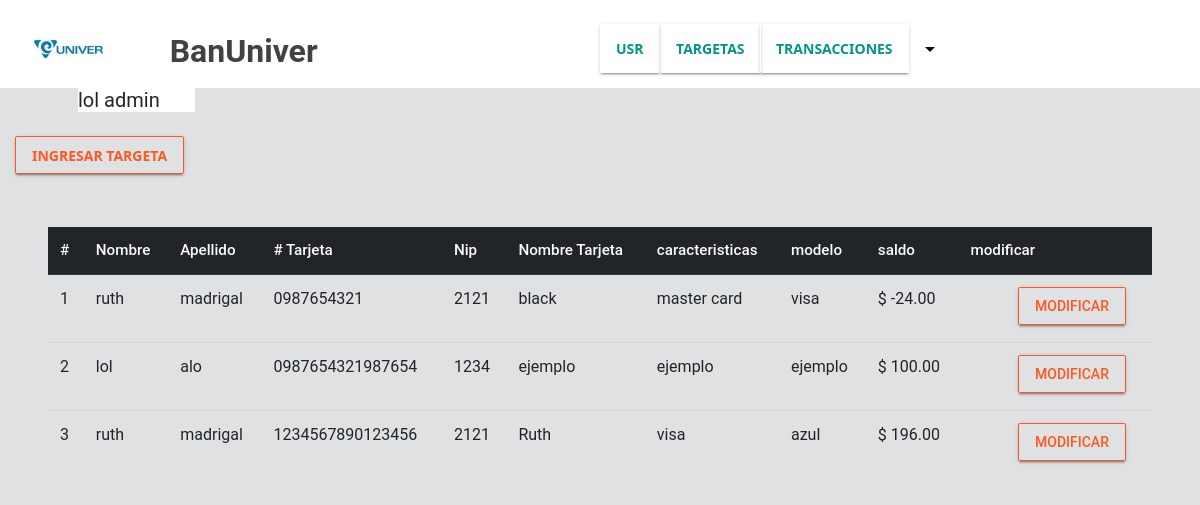
Screenshot of /modulos/paginas/targetas.php (signed in) with the database file from the repository.
### tables this page shows
CREATE TABLE `cliente` (
  `id_cli` int(11) NOT NULL,
  `nom_cli` text NOT NULL,
  `ap_cli` text NOT NULL,
  `cor_cli` text NOT NULL,
  `telefono` text NOT NULL,
  `activo` int(1) NOT NULL,
  `roll` int(1) NOT NULL,
  `referencia1` text NOT NULL,
  `referencia2` text NOT NULL,
  `referencia3` text NOT NULL,
  `ref_tel1` text NOT NULL,
  `ref_tel2` text NOT NULL,
  `ref_tel3` text NOT NULL,
  `fecha_nacim` date NOT NULL,
  `genero` int(1) NOT NULL,
  `nip` int(4) NOT NULL
);

CREATE TABLE `targeta` (
  `id_tar` int(11) NOT NULL,
  `id_cli` int(11) NOT NULL,
  `numero_tar` text NOT NULL,
  `nom_tar` text NOT NULL,
  `fecha_tramite` datetime NOT NULL,
  `nip` int(4) NOT NULL,
  `caracteristicas` text NOT NULL,
  `modelo` text NOT NULL,
  `saldo` decimal(20,2) NOT NULL
);

### modulos/config.php (called while the page is built, shortened)
<?php
    $raiz = "http://localhost/BanMod/";

### class/database.php (called while the page is built)
<?php
    class database{
        private $host = "localhost";
        private $usuario = "root";
        private $contrasenia = "";
        private $nombreDeLaBaseDeDatos = "BanUniver";
        public function obtenerConexion(){
            $conexion  = new PDO("mysql:host=$this->host;dbname=$this->nombreDeLaBaseDeDatos;charset=utf8;",$this->usuario, $this->contrasenia);
            $conexion->setAttribute(PDO::ATTR_ERRMODE,PDO::ERRMODE_EXCEPTION);
            return $conexion;
        }
    }

### class/consultas.php (called while the page is built, shortened)
<?php
    class consultas{
        public function getDataUser( $idUser ) {
            $sql = "SELECT nom_cli FROM cliente WHERE id_cli = '$idUser'";
            $response = null;
            try{
                $claseConexion = new database();
                $stmt = $claseConexion->obtenerConexion()->query($sql);
                $response  = $stmt->fetch();
            }catch(PDOEXCEPTION $e){
                $response =  '{"error":{"text":'. $e->getMessage() .'}}';
            }
            return $response;
        }
    }

### modulos/paginas/targetas.php (the view, shortened to what this page needs)
<?php
    include '../config.php';
    include '../../class/database.php';
    include '../../class/consultas.php';
?>
    <?php if(isset($_SESSION["uid"])): ?>
    <?php
            $claseConsultas = new consultas();
            $currentUser = $claseConsultas->getDataUser($_SESSION["uid"]);
        ?>
        <?php $titulo = $currentUser['nom_cli'].' admin'; $mostrarMenuRoot = true; include "../componentes/header-admin.php"; ?>
<div class="col-12 mt-3">
    <button type="button" class="btn btn-raised btn-outline-warning font-family" data-toggle="modal"
        data-target="#exampleModalLong">
        ingresar targeta
    </button>
</div>
<table class="table ml-5 mr-5"  style="margin-top: 3rem;">
  <thead class="thead-dark">
    <tr>
      <th scope="col">#</th>
      <th scope="col">Nombre</th>
      <th scope="col">Apellido</th>
      <th scope="col"># Tarjeta</th>
      <th scope="col">Nip</th>
      <th scope="col">Nombre Tarjeta</th>
      <th scope="col">caracteristicas</th>
      <th scope="col">modelo</th>
      <th scope="col">saldo</th>
      <th scope="col">modificar</th>
    </tr>
  </thead>
  <tbody>
    <?php
        $sql = "SELECT cliente.nom_cli, cliente.ap_cli, targeta.numero_tar, cliente.nip, targeta.nom_tar, targeta.caracteristicas, targeta.modelo, targeta.saldo
                FROM cliente
                INNER JOIN targeta
                ON targeta.id_cli = cliente.id_cli";
                $claseConexion = new database();
                $stmt = $claseConexion->obtenerConexion()->query($sql);
                $datos = $stmt->fetchAll();
                $cont = 1;
    ?>
        <?php foreach($datos as $dato):?>
    <tr>
            <td><?php echo $cont++?></td>
            <td><?php echo $dato['nom_cli']?></td>
            <td><?php echo $dato['ap_cli']?></td>
            <td><?php echo $dato['numero_tar']?></td>
            <td><?php echo $dato['nip']?></td>
            <td><?php echo $dato['nom_tar']?></td>
            <td><?php echo $dato['caracteristicas']?></td>
            <td><?php echo $dato['modelo']?></td>
            <td><?php echo '$  '.$dato['saldo']?></td>
            <td>
            <button type="button" class="btn btn-raised btn-outline-warning ml-5" data-toggle="modal" data-target="#">
                            modificar
                            </button>
            </td>
    </tr>
        <?php endforeach;?>
  </tbody>
</table>
<?php include "../componentes/footer.php";?>
<?php else:?>
            <p>error 404</p>
    <?php endif;?>

### modulos/componentes/header-admin.php (shortened to what this page needs)
<!DOCTYPE html>
<head>
    <link rel="stylesheet" href="<?php echo $raiz;?>css/all.css">
    <link rel="stylesheet" href="<?php echo $raiz;?>css/bootstrap-material-design.css">
    <link rel="stylesheet" href="<?php echo $raiz;?>css/banco.css">
</head>
<body>
    <main class="bg-gris">
        <?php if( $mostrarMenuRoot ): ?>
        <ul class="nav menu-navegacion bg-color justify-content-center ">
            <div class="container-fluid">
                <div class="row bg-color">
                <div class="col-6 mt-2 text-center">
                        <img class="rounded float-left" src="<?php echo $raiz;?>img/univer.jpg" style="height: 5rem;" alt="">
                        <p class="text-dark font-weight-bold h2 mb-0 mt-4 ml-5 float-left">BanUniver</p>
                    </div>
                    <div class="col-6 mt-2">
                            <div class="row mt-3">
                            <button type="button" class="btn btn-raised font-family"><a href="../paginas/usuarios.php">Usr</a></button>
                                <button type="button" class="btn btn-raised font-family"><a href="../paginas/targetas.php">Targetas</a></button>
                                <button type="button" class="btn btn-raised font-family"><a href="../paginas/transacciones.php">Transacciones</a></button>
                                <li class="nav-item">
                                    <div class="dropdown">
                                        <button class="btn btn-secondary dropdown-toggle mas-opciones bg-" type="button"
                                            id="dropdownMenuButton" data-toggle="dropdown" aria-haspopup="true"
                                            aria-expanded="false"></button>
                                    </div>
                                </li>
                            </div>
                    </div>
                </div>
                <div class="col-2">
                        <p class="ml-5 h5" style="background: #FFF; "><?php echo $titulo;?></p>
                    </div>
            </div>
            <?php endif;?>

### css/banco.css (style rules this page uses)
.bg-color { background:#ffffff !important }
.bg-gris { background:#e9ebee }
.font-family { font-family:'Segoe UI',Tahoma,Geneva,Verdana,sans-serif;font-weight:bolder }
button.mas-opciones { color:rgb(12, 12, 12) !important;font-size:1.2rem;margin-top:.3rem }
ul.menu-navegacion { height:2rem; }

### rows the page displays
cliente: nom_cli "lol admin"
targeta: id_cli.nom_cli "ruth", id_cli.ap_cli "madrigal", numero_tar "0987654321", id_cli.nip "2121", nom_tar "black", caracteristicas "master card", modelo "visa", saldo "-24.00"
targeta: id_cli.nom_cli "lol", id_cli.ap_cli "alo", numero_tar "0987654321987654", id_cli.nip "1234", nom_tar "ejemplo", caracteristicas "ejemplo", modelo "ejemplo", saldo "100.00"
targeta: id_cli.nom_cli "ruth", id_cli.ap_cli "madrigal", numero_tar "1234567890123456", id_cli.nip "2121", nom_tar "Ruth", caracteristicas "visa", modelo "azul", saldo "196.00"
